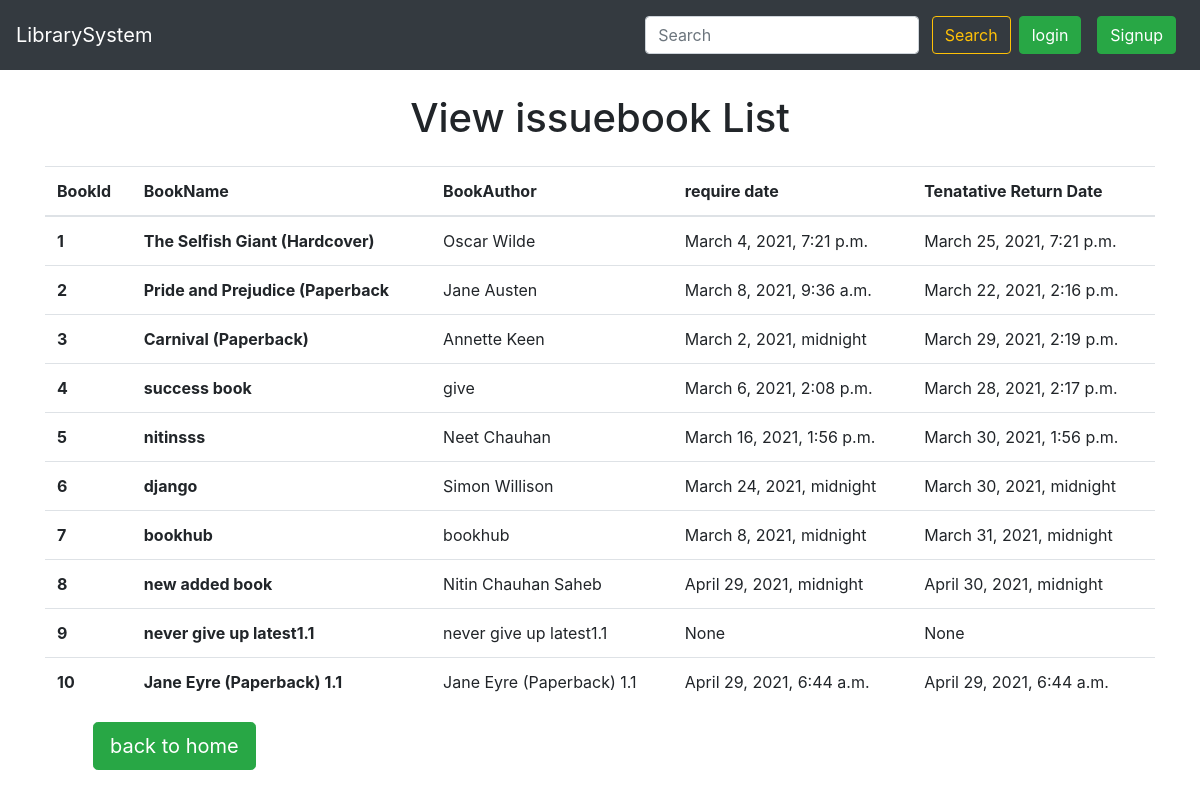
Screenshot of /viewissuebook with the database file from the repository.
### lib_app/models.py (models this page shows)
class Book(models.Model):
    catchoice= [
        ('education', 'Education'),
        ('entertainment', 'Entertainment'),
        ('comics', 'Comics'),
        ('biography', 'Biographie'),
        ('history', 'History'),
        ]
    bookid = models.AutoField(primary_key=True)
    name=models.CharField(max_length=30)
    author=models.CharField(max_length=40)
    category=models.CharField(max_length=30,choices=catchoice,default='Education')
    bookprice= models.DecimalField(decimal_places=0, max_digits=10000, null=True)
    bookdesc=models.TextField(max_length=500)
    timeStamp = models.DateTimeField(auto_now_add=True ,blank=True)
    require_date = models.DateTimeField(auto_now_add=True,blank=True, null=True)
    Tenatative_Return_Date = models.DateTimeField(auto_now_add=True,blank=True, null=True)
    def __str__(self):
        return str(self.name)

### lib_app/views.py (the view)
# urls.py: path('viewissuebook', views.viewissuebook, name='viewissuebook'),
def viewissuebook(request):
    viewissue = Book.objects.all()
    print(viewissue)
    return render(request, 'viewissuebook.html',{'viewissue':viewissue})

### templates/viewissuebook.html (shortened to what this page needs)
{% extends 'base.html' %}
{% block body %}
<div class="container my-2">
<h1 class="text-center my-4">View issuebook List</h1>
<table class="table">
  <thead>
    <tr>
      <th scope="col">BookId</th>
      <th scope="col">BookName</th>
      <th scope="col">BookAuthor</th>
      <th scope="col">require date</th>
      <th scope="col">Tenatative Return Date</th>
    </tr>
  </thead>
  <tbody>
    <tr>
      {% for items in viewissue %}
      <th scope="row">{{forloop.counter}}</th>
      <th scope="row">{{items.name}}</th>
      <td>{{items.author}}</td>
      <td>{{items.require_date}}</td>
      <td>{{items.Tenatative_Return_Date}}</td>
    </tr>
{% endfor %}
  </tbody>
</table>
<a class="btn btn-success ml-5 text-white btn-lg" href="/" role="button">back to home</a>
{% endblock body %}

### rows the page displays
Book: name "The Selfish Giant (Hardcover)", author "Oscar Wilde", require_date "March 4, 2021, 7:21 p.m.", Tenatative_Return_Date "March 25, 2021, 7:21 p.m."
Book: name "Pride and Prejudice (Paperback", author "Jane Austen", require_date "March 8, 2021, 9:36 a.m.", Tenatative_Return_Date "March 22, 2021, 2:16 p.m."
Book: name "Carnival (Paperback)", author "Annette Keen", require_date "March 2, 2021, midnight", Tenatative_Return_Date "March 29, 2021, 2:19 p.m."
Book: name "success book", author "give", require_date "March 6, 2021, 2:08 p.m.", Tenatative_Return_Date "March 28, 2021, 2:17 p.m."
Book: name "nitinsss", author "Neet Chauhan", require_date "March 16, 2021, 1:56 p.m.", Tenatative_Return_Date "March 30, 2021, 1:56 p.m."
Book: name "django", author "Simon Willison", require_date "March 24, 2021, midnight", Tenatative_Return_Date "March 30, 2021, midnight"
Book: name "bookhub", author "bookhub", require_date "March 8, 2021, midnight", Tenatative_Return_Date "March 31, 2021, midnight"
Book: name "new added book", author "Nitin Chauhan Saheb", require_date "April 29, 2021, midnight", Tenatative_Return_Date "April 30, 2021, midnight"
Book: name "never give up latest1.1", author "never give up latest1.1", require_date "None", Tenatative_Return_Date "None"
Book: name "Jane Eyre (Paperback) 1.1", author "Jane Eyre (Paperback) 1.1", require_date "April 29, 2021, 6:44 a.m.", Tenatative_Return_Date "April 29, 2021, 6:44 a.m."
